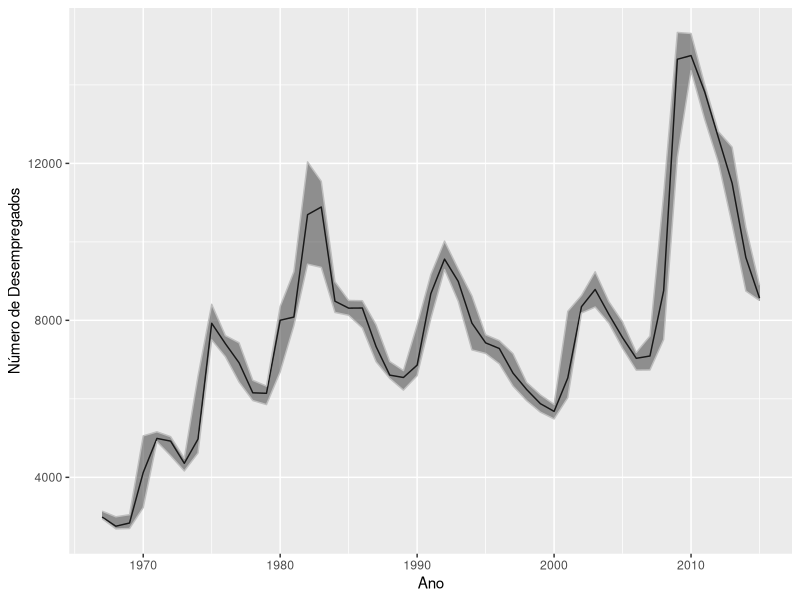
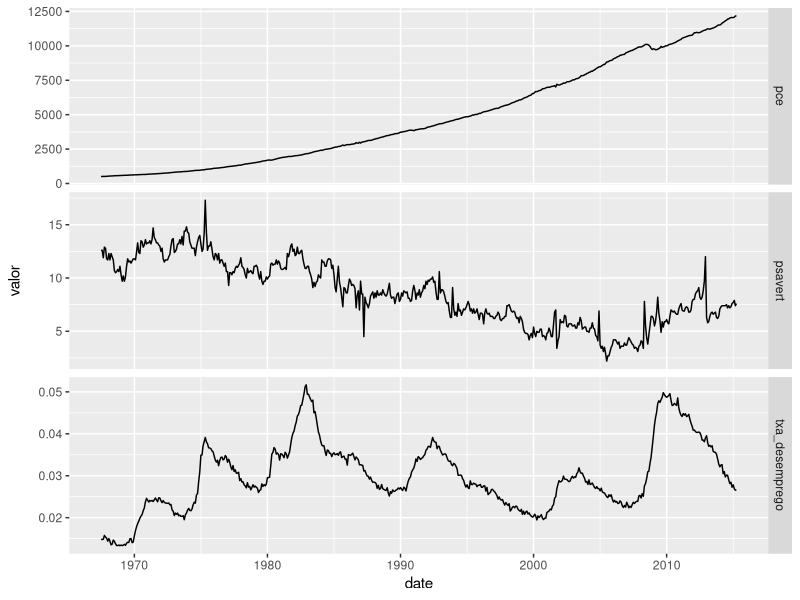

Write the R code that produced these figures, in order.
## ---- chunk 1
library(ggplot2)
suppressPackageStartupMessages(library(dplyr))
library(tidyr)
suppressPackageStartupMessages(library(lubridate))
## ---- chunk 2
help(diamonds)
## ---- chunk 3
economics %>% 
  mutate(ano = year(date)) %>% 
  group_by(ano) %>% 
  summarise(
    mediana = median(unemploy), 
    q1 = quantile(unemploy,probs = 0.01), 
    q3 = quantile(unemploy, probs = 0.99)
    ) %>%
  ggplot(aes(ano, mediana)) + geom_line() + geom_ribbon(aes(ymin = q1, ymax = q3), color = "grey", alpha = 0.5) + labs(x = "Ano", y = "Número de Desempregados")
## ---- chunk 4
economics %>%
  mutate(txa_desemprego = unemploy/pop) %>%
  select(date, pce, psavert, txa_desemprego) %>%
  gather(indice, valor, -date) %>%
  ggplot(aes(date, valor)) + geom_line() + facet_grid(indice~., scales = "free_y")
